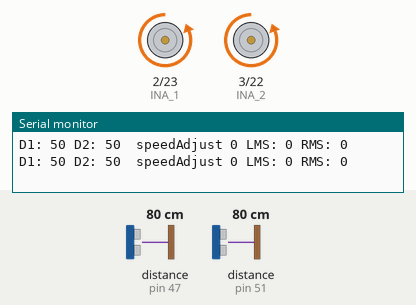
Recording of a sketch running on a simulated Arduino Mega 2560, built with avr-gcc and run on an emulated ATmega2560. Parts: motor-driver pin pairs drawn as motors (green arrow = first pin HIGH = forward, orange = second pin HIGH = backward, longer = more drive), the last lines printed to the serial monitor. Wiring (inferred from the names in the program): 2 × ultrasonic range finder: trigger pin 49, echo pin 47 / trigger pin 53, echo pin 51. The inputs (shaded band) are chosen by the test bench; at power-on: distance to the obstacle (sensors on pin 47, pin 51) 80 cm. The echo pulse lasts 58.3 µs per cm.

Above: at 1.3 s.
1.4 s: distance to the obstacle (sensor on pin 47) set to 24 cm
2.9 s: distance to the obstacle (sensor on pin 47) set to 18 cm
At 4.5 s:
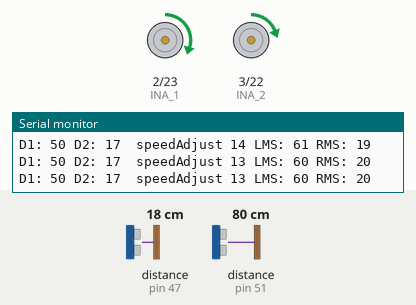
8.1 s: distance to the obstacle (sensor on pin 51) set to 2 cm
At 9.7 s:
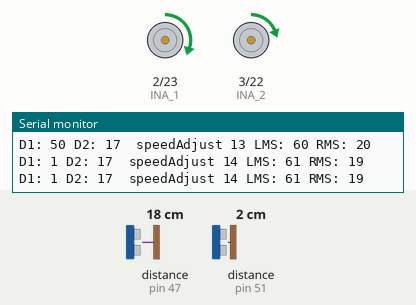
Timing chart, 0 to 11.2 s (numbered marks = the images above; inputs shaded):
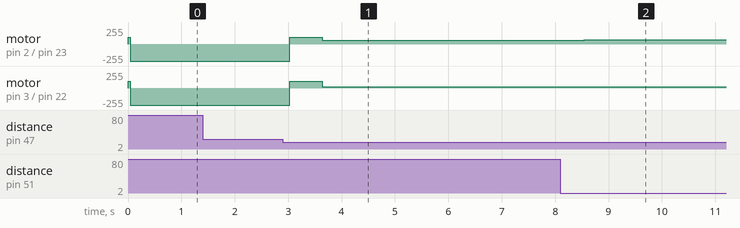

Measured:
- the behaviour switches between 21 and 20 cm on distance to the obstacle (sensor on pin 47) (found by bisection; images 0 and 1)
- after the input at 2.9 s, motor on pin 2 (INA_1) / pin 23 (INB_1): backward 255/255 → forward 100/255 after 0.13 s, → forward 60/255 0.61 s later; motor on pin 3 (INA_2) / pin 22 (INB_2): backward 255/255 → forward 100/255 after 0.13 s, → forward 20/255 0.61 s later
- after the input at 8.1 s, motor on pin 2 (INA_1) / pin 23 (INB_1): forward 60/255 → forward 61/255 after 0.45 s; motor on pin 3 (INA_2) / pin 22 (INB_2): forward 20/255 → forward 19/255 after 0.45 s

The sketch:

wall_following.ino
```cpp
// wall_following.ino

#include "wall_following_functions.h"

void setup()
{

  Serial.begin(9600);

  // Initialize Ultrasonic sensors
  initializeUltrasonicSensors();

  // Initialize Motors
  initializeMotors();

  // Give signals after defining pinModes
  shock();
}

void loop()
{
  delay(500);

  // Move forward while keeping the desired distance from the right side
  wpid_foward();
}
```

wall_following_functions.h
```cpp
// Motor driver pins
// INA - Speed control pins
// INB - Phase control pins
uint8_t INA_1=2;
uint8_t INB_1=23;
uint8_t INA_2=3;
uint8_t INB_2=22;

#define MAX_SPEED 150

int trigPin_bl = 53; // TRIG pin back left
int echoPin_bl = 51; // ECHO pin back left

int trigPin_br = 49; // TRIG pin back right
int echoPin_br = 47; // ECHO pin back right

int desiredDistance = 4; // Desired distance from the wall (ex: 4 cm)
int D1; // Distance from the left wall (when distance=0 or 50)
int D2; // Distance from the right wall (when distance=0 or 50)

int MotorBasespeed = 40;
int offset = 7;  // Temporary (If needed)

int LMotorSpeed = 0;
int RMotorSpeed = 0;
int speedAdjust = 0;

float P, I, D;
float error_bl = 0;
float error_br = 0;
float previousError = 0;

float wkp = 1;
float wkd = 0.1;
float wki = 0.0001;

void initializeMotors();
void initializeUltrasonicSensors();
void Rotate_Wheels(int speedA, int speedB);
int GetSensorReading(int trig, int echo);
void read_ultra();
void wPID_control();
void wpid_foward(int count);


/////////////////************///////////////////

// Function to initialize motors
void initializeMotors() {
  pinMode(INA_1, OUTPUT);
  pinMode(INB_1, OUTPUT);
  pinMode(INA_2, OUTPUT);
  pinMode(INB_2, OUTPUT);
}

// Function to initialize ultrasonic sensors
void initializeUltrasonicSensors() {
  pinMode(trigPin_bl, OUTPUT);
  pinMode(echoPin_bl, INPUT);

  pinMode(trigPin_br, OUTPUT);
  pinMode(echoPin_br, INPUT);
}

// Function to induce a shock by rotating the wheels briefly
void shock() {
    Rotate_Wheels(100, 100);
    delay(40);
    Rotate_Wheels(0, 0);
}

// Function to get distance from ultrasonic sensors
int GetSensorReading(int trig, int echo) {
  digitalWrite(trig, LOW);
  delayMicroseconds(2);
  digitalWrite(trig, HIGH);
  delayMicroseconds(10);
  digitalWrite(trig, LOW);

  int duration = pulseIn(echo, HIGH);
  int distance = duration / 29 / 2;
  return distance;
}

// Function to keep the limits for distance from the left wall
int read_ultra(int trig, int echo) {
  int distance = GetSensorReading(trig, echo);
  if (distance>50 || distance==0){
    distance = 50;
  }
  return distance;
}

void wPID_control() {
  D1 = read_ultra(trigPin_bl, echoPin_bl);
  Serial.print("D1: ");
  Serial.print(D1);
  Serial.print(" ");

  D2 = read_ultra(trigPin_br, echoPin_br);
  Serial.print("D2: ");
  Serial.print(D2);
  Serial.print(" ");

  if(D1<20){
    error_bl = D1 - desiredDistance;   // Calculate error
    P = error_bl;
    I = I + error_bl;   // Update error sum for integral term
    D = error_bl - previousError;   // Calculate derivative term
    previousError = error_bl;   // Set the current error for next iteration

    speedAdjust = (wkp * P + wki * I + wkd * D);
    LMotorSpeed = MotorBasespeed - speedAdjust + offset;
    RMotorSpeed = MotorBasespeed + speedAdjust - offset;
  }

  if(D2<20){
    error_br = D2 - desiredDistance;   // Calculate error
    P = error_br;
    I = I + error_br;   // Update error sum for integral term
    D = error_br - previousError;   // Calculate derivative term
    previousError = error_br;   // Set the current error for next iteration

    speedAdjust = (wkp * P + wki * I + wkd * D);
    LMotorSpeed = MotorBasespeed + speedAdjust + offset;
    RMotorSpeed = MotorBasespeed - speedAdjust - offset;
  }

  else{
    Rotate_Wheels(LMotorSpeed, RMotorSpeed);
  }

  // Print the motor speed
  Serial.print(" speedAdjust ");
  Serial.print(speedAdjust);
  Serial.print(" ");

  // Keep the speeds in the limits
  if (LMotorSpeed < 0)
  {
    LMotorSpeed = 0;
  }
  if (RMotorSpeed < 0)
  {
    RMotorSpeed = 0;
  }
  if (LMotorSpeed > MAX_SPEED)
  {
    LMotorSpeed = MAX_SPEED;
  }
  if (RMotorSpeed > MAX_SPEED)
  {
    RMotorSpeed = MAX_SPEED;
  }

  Rotate_Wheels(LMotorSpeed, RMotorSpeed);

  Serial.print("LMS: ");
  Serial.print(LMotorSpeed);
  Serial.print(" RMS: ");
  Serial.print(RMotorSpeed);
  Serial.print(" ");
  Serial.println();

}

// Function to move forward the robot according to PID signals
void wpid_foward() {
  read_ultra(trigPin_bl, echoPin_bl);
  read_ultra(trigPin_br, echoPin_br);
  wPID_control();
  Rotate_Wheels(LMotorSpeed, RMotorSpeed);

  delay(100);
}

// Function to rotate wheels based on speeds
void Rotate_Wheels(int speedA, int speedB) {
  if (speedA > 0) {
    digitalWrite(INB_1, LOW);
    analogWrite(INA_1, speedA);
  } else {
    digitalWrite(INB_1, HIGH);
    analogWrite(INA_1, -speedA);
  }
  if (speedB > 0) {
    digitalWrite(INB_2, LOW);
    analogWrite(INA_2, speedB);
  } else {
    digitalWrite(INB_2, HIGH);
    analogWrite(INA_2, -speedB);
  }
}
```
